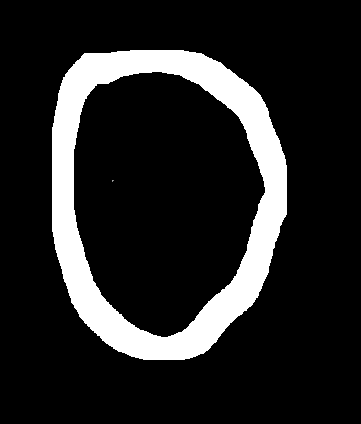
#> input picture 0.png, 361 x 424 px
$ jupyter execute 'Digit Recognizer.ipynb'   (shell and % lines are left out)
#> lines starting #> are read from the running program, lines starting #| are printed output that depends on the picture; after the words box and inside, x2 and y2 are one past the last pixel; in counts of white or black regions, pixels touching at a corner belong together
[cell 1]
import numpy as np
from sklearn import datasets
from sklearn.model_selection import train_test_split
from sklearn.preprocessing import StandardScaler
from sklearn.svm import SVC
from sklearn.metrics import classification_report, accuracy_score
import matplotlib.pyplot as plt

import joblib
import cv2
from skimage import io
from skimage.color import rgb2gray
from skimage.transform import resize

[cell 2]
# Load the MNIST dataset
digits = datasets.load_digits()
print("number of samples: ",len(digits.images))

[cell 3]
# The images (8x8 pixel images)
images = digits.images

# The target labels (digits 0-9)
targets = digits.target

# The data (flattened images, each 8x8 image becomes a 1D array of 64 elements)
data = digits.data

# Display the first 5 images and their corresponding labels
fig, axes = plt.subplots(1, 5, figsize=(10, 3))
for i, ax in enumerate(axes):
    ax.imshow(images[i], cmap=plt.cm.gray_r, interpolation='nearest')
    ax.set_title(f'Label: {targets[i]}')
plt.show()
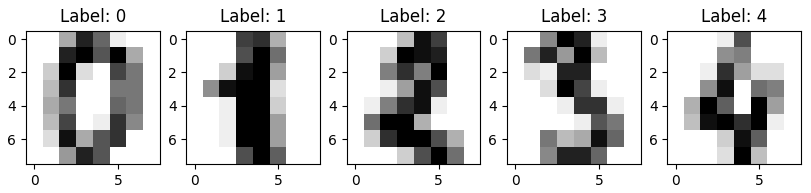
#> figure drawn by matplotlib, 5 panels

# Print the first 5 targets
print("First 5 target labels:", targets[:5])

# Print the first 5 flattened images
print("First 5 flattened image data:\n", data[:5])

[cell 4]
# Preprocess the data
# Flatten the images
n_samples = len(digits.images)
X = digits.images.reshape((n_samples, -1))
y = digits.target

[cell 5]
# Normalize the pixel values
scaler = StandardScaler()
X = scaler.fit_transform(X)

[cell 6]
# Split the data into training and testing sets
X_train, X_test, y_train, y_test = train_test_split(X, y, test_size=0.2, random_state=42)

[cell 7]
# Train the model using SVM
svm = SVC(C=100 , gamma=0.001)
svm.fit(X_train, y_train)

# Save the trained model
joblib.dump(svm, 'svm_digit_classifier.pkl')

# Make predictions
y_pred = svm.predict(X_test)

[cell 8]
# Evaluate the model
print("Classification report:\n", classification_report(y_test, y_pred))
print("Accuracy:", accuracy_score(y_test, y_pred))

[cell 9]
# Visualize some of the test results
fig, axes = plt.subplots(2, 5, figsize=(10, 5))
for i, ax in enumerate(axes.ravel()):
    ax.imshow(X_test[i].reshape(8, 8), cmap=plt.cm.gray_r, interpolation='nearest')
    ax.set_title(f'Prediction: {y_pred[i]}')
plt.show()
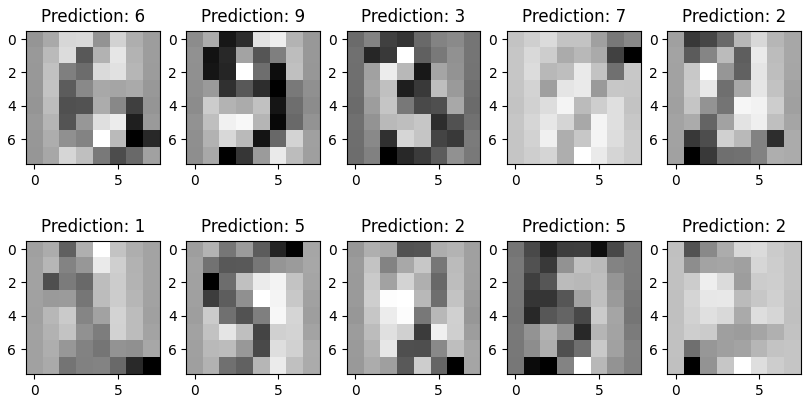
#> figure drawn by matplotlib, 10 panels

[cell 10]
# Load the trained model
svm = joblib.load('svm_digit_classifier.pkl')

[cell 11]
def preprocess_image(image_path):
    # Read the image
#> called with image_path = '0.png'
    image = io.imread(image_path)
#> image is the input picture: shape (424, 361, 4); mean R, G, B, A 36.9, 36.9, 36.9, 255

    # Convert RGBA to RGB if necessary
    if image.shape[2] == 4:
        image = image[:, :, :3]
#> image: shape (424, 361, 3)

    # Convert to grayscale
    image = rgb2gray(image)
#> image: shape (424, 361) float64

    # Resize to 8x8 pixels (same as the training data)
    image_resized = resize(image, (8, 8), anti_aliasing=True)

    # Flatten the image to a 1D array
    image_flattened = image_resized.flatten()
#> image_flattened = 64 values, max 0.459 at index 45, min 9.58e-09 at index 63, mean 0.145

    # Normalize the pixel values (same as the training data)
    image_normalized = (image_flattened - np.mean(image_flattened)) / np.std(image_flattened)
#> image_normalized = 64 values, max 1.96 at index 45, min -0.905 at index 63, mean -2.29e-16

    return image_normalized

[cell 12]
def predict_digit(image_path):
    # Preprocess the image
    preprocessed_image = preprocess_image(image_path)
#> preprocessed_image has the same summary as image_normalized in preprocess_image

    # Reshape to match the input format expected by the model
    preprocessed_image = preprocessed_image.reshape(1, -1)

    # Predict the digit
    prediction = svm.predict(preprocessed_image)
#> prediction = [0]

    return prediction[0]

[cell 13]
image_path = '0.png'
predicted_digit = predict_digit(image_path)
#> predicted_digit = 0
print(f'Predicted Digit: {predicted_digit}')
#| Predicted Digit: 0

# Load and display the image
image = io.imread(image_path)
plt.imshow(image, cmap='gray')  # Display the image in grayscale
plt.title('Uploaded Image')
plt.axis('off')  # Hide axis labels
plt.show()

[cell 14]
image_path = '8.png'
predicted_digit = predict_digit(image_path)
#> call 2 of preprocess_image, with image_path = '8.png'
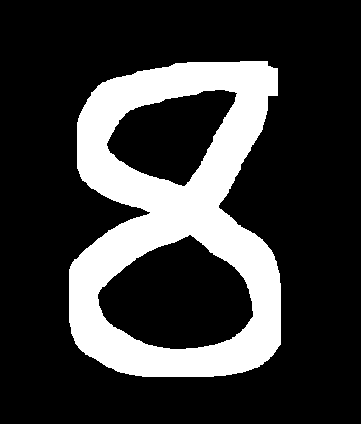
#> input picture 8.png, 361 x 424 px
#> in preprocess_image, image is the input picture: shape (424, 361, 4); mean R, G, B, A 57, 57, 57, 255
#> in preprocess_image (call 2), `image = image[:, :, :3]`: image: shape (424, 361, 3); 22.4% white; 1 white region, box (x1, y1, x2, y2) and area: (69, 61, 281, 377) 34224
#> in preprocess_image (call 2), `image_flattened = image_resized.flatten()`: image_flattened = 64 values, max 0.695 at index 28, min 1.43e-05 at index 0, mean 0.224
#> in preprocess_image (call 2), `image_normalized = (image_flattened - np.mean(image_flattened)) / np.s..`: image_normalized = 64 values, max 2.09 at index 28, min -0.994 at index 0, mean 1.11e-16
#> predicted_digit = 8
print(f'Predicted Digit: {predicted_digit}')
#| Predicted Digit: 8

# Load and display the image
image = io.imread(image_path)
plt.imshow(image, cmap='gray')  # Display the image in grayscale
plt.title('Uploaded Image')
plt.axis('off')  # Hide axis labels
plt.show()
